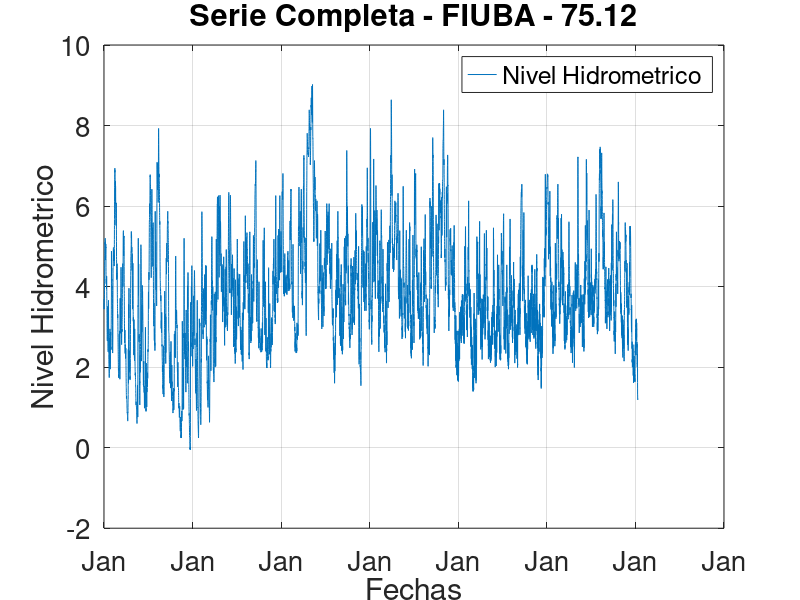
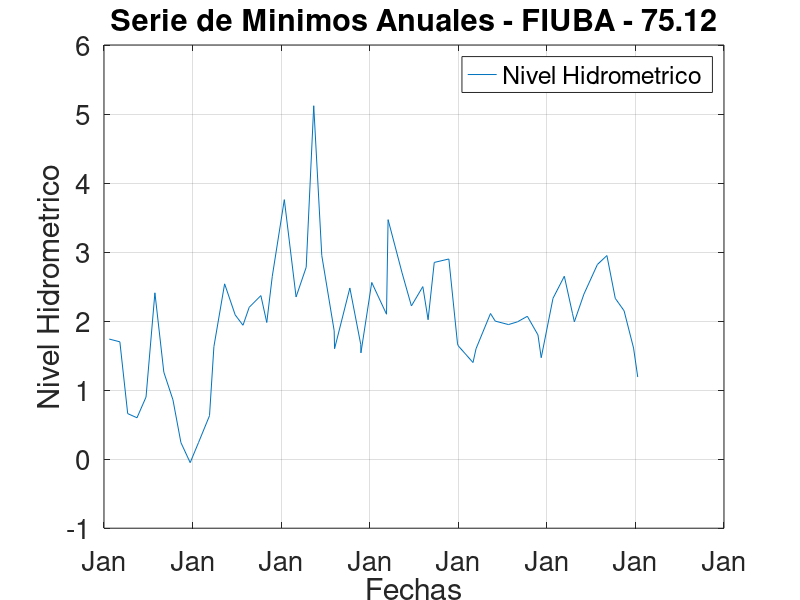
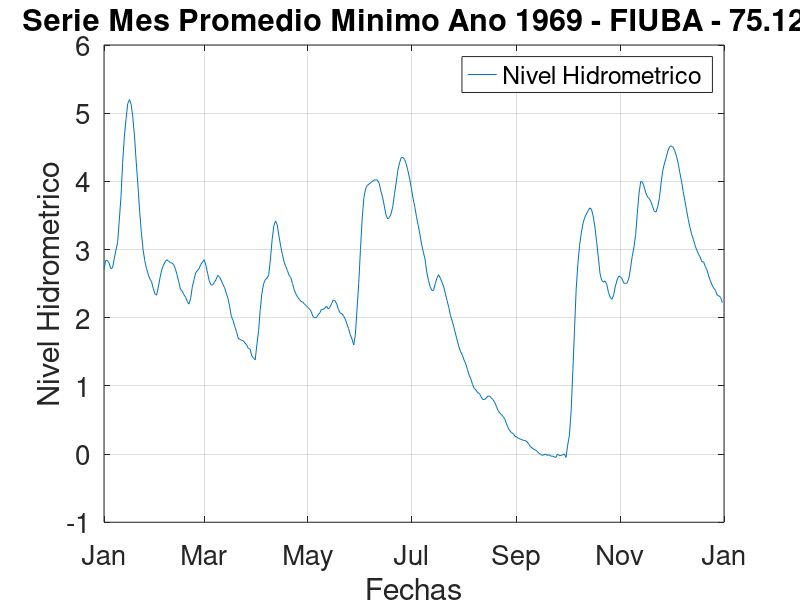

The MATLAB source for these figures, in order:
close all
clear all

% Leemos datos del archivo
datos = load('Corrientes_1960-2020.dat');

%-------------------------------FUNCIONES--------------------------------------%

% vectorFechas: es un vector con fechas
% vectorNivelesHidrometricos: es un vector con los niveles hidrometricos
% titulo: es el titulo que va a tener el grafico
%
% Hace el grafico
function resultado = graficar(vectorFechas, vectorNivelesHidrometricos, titulo)
  % Lista de elementos a graficar
  legend_list = {"Nivel Hidrometrico"};
  
  % Graficador
  plot(vectorFechas, vectorNivelesHidrometricos, '-');
  
  datetick(gca,3);

  legend(legend_list);
  
  % Título
  title(titulo);

  % Rótulos de ejes
  xlabel("Fechas",'fontsize',10)
  ylabel("Nivel Hidrometrico",'fontsize',14)
  
  % Grilla
  grid

  % Tamaño de letra de los n
  set(gca,'fontsize',20); % sets font of numbers on axes
  
  print -djpg serie_mes_promedio_minimo_1969.jpg
endfunction

% datos: matriz con los datos tal cual los cargamos desde el inicio del programa
%
% Devuelve un vector con las fechas transformadas de manera que pueda ser ploteada
function resultado = convertirFechas(datos)
  vectorFechas = [];
  
  for i=1:rows(datos)
    anio = datos(i,3);
    mes = datos(i,2);
    dia = datos(i,1);
    
    vectorFechas(i,1) = datenum(anio,mes,dia);
  endfor
  resultado = vectorFechas;
endfunction

% datos: matriz con los datos tal cual los cargamos desde el inicio del programa
%
% Devuelve una matriz que tiene la misma cantidad de columnas que "datos"
% Ademas, tambien mantiene el formato donde las columnas son dia mes anio nivel-hidrometrico
function resultado = minimos_anuales(datos)
  matrizMinimosAnuales = [];
  dimension = rows(datos);
  i = 1;
  j = 1;
  
  while i <= dimension
    anio = datos(i,3);
    mes = datos(i,2);
    dia = datos(i,1);
    minimo_anual = datos(i,4);

    % Busco el minimo del año
    while i <= dimension && datos(i,3) == anio
      if(datos(i,4) < minimo_anual)
        dia = datos(i,1);
        mes = datos(i,2);
        minimo_anual = datos(i,4);
      endif
      i = i + 1;
    endwhile
    
    matrizMinimosAnuales(j,:) = [dia, mes, anio, minimo_anual];
    j = j + 1;
  endwhile
  resultado = matrizMinimosAnuales;
endfunction

function resultado = minimos_mensuales(datos)
  matrizPromediosMensuales = [];
  dimension = rows(datos);
  i = 1;
  j = 1;

  while i <= dimension
    suma = 0;
    promedio = 0;
    contadorDeDiasSumados = 0;
    
    anio = datos(i,3);
    mes = datos(i,2);

    % Sumo todos los valores del mes
    while i <= dimension && datos(i,2) == mes
      suma = suma + datos(i,4);
      contadorDeDiasSumados = contadorDeDiasSumados + 1;
      i = i + 1;
    endwhile
    promedio = suma/contadorDeDiasSumados;
    
    % Termina el programa cuando llego a feb 2020 ya esta incompleto este mes.
    if anio == 2020 && mes == 4
      break;
    endif
    
    matrizPromediosMensuales(j,:) = [0, mes, anio, promedio];
    j = j + 1;
  endwhile
  
  resultado = matrizPromediosMensuales;
endfunction

% Devuelve un vector con datos del mes que tiene en promedio el menor nivel hidrometrico
function resultado = obtener_mes_minimo_promedio(datos)
  dimension = rows(datos);
  minimo = datos(1,4)
  vectorConMinimo = datos(1,:);
  i = 1;
  
  while i <= dimension    
    if datos(i,4) < minimo
      minimo = datos(i,4);
      vectorConMinimo = datos(i,:);
    endif
  
  i = i + 1;
  endwhile
  
  resultado = vectorConMinimo;
endfunction

% Devuelve matriz con el rango del periodo especificado
function resultado = recortar_periodo(datos,desdeAnio,hastaAnio)
  nuevosDatos = [];
  j = 1;
  
  for i=1:rows(datos)
    if (datos(i,3) >= desdeAnio) && (datos(i,3) <= hastaAnio)
      nuevosDatos(j,:) = datos(i,:);
      j = j + 1;
    endif
  endfor
  
  resultado = nuevosDatos;
endfunction

% Ordena la matriz por niveles hidrometricos de menor a mayor
function s = bubblesort(v)
  itemCount = length(v);
  do
    hasChanged = false;
    itemCount--;
    for i = 1:itemCount
      if ( v(i,4) > v(i+1,4) )
        aux = v(i,:);
        v(i,:) = v(i+1,:);
        v(i+1,:) = aux;
        hasChanged = true;
      endif
     endfor
  until(hasChanged == false)
  s = v;
endfunction

%-------------------------------FIN DE FUNCIONES-------------------------------%

% Punto a del ejercicio
vectorFechas = convertirFechas(datos);
graficar(vectorFechas, datos(:,4), "Serie Completa - FIUBA - 75.12");

% Punto b del ejercicio
matrizMinimosAnuales = minimos_anuales(datos);
vectorFechas = convertirFechas(matrizMinimosAnuales);
graficar(vectorFechas,matrizMinimosAnuales(:,4),"Serie de Minimos Anuales - FIUBA - 75.12");

% Punto c del ejercicio
matrizPromediosMensuales = minimos_mensuales(datos);

% El mes es Septiembre del año 1969 y el valor del promedio es 0.05699999999999997
vectorMesMinimo = obtener_mes_minimo_promedio(matrizPromediosMensuales);

periodoRecortado = recortar_periodo(datos,1969,1969); 
vectorFechas = convertirFechas(periodoRecortado);
graficar(vectorFechas,periodoRecortado(:,4),"Serie Mes Promedio Minimo Ano 1969 - FIUBA - 75.12");

% Punto d del ejercicio
matrizMinimosAnuales = minimos_anuales(datos);
nuevoPeriodo = recortar_periodo(matrizMinimosAnuales, 1975,2020);

% No se pide graficar en el punto d, asi que esto no es necesario hacerlo.
%vectorFechas = convertirFechas(nuevoPeriodo);
%graficar(vectorFechas,nuevoPeriodo(:,4),"Serie 1975 - 2020 - FIUBA - 75.12");

periodoOrdenado = bubblesort(nuevoPeriodo); # Ordena de menor a mayor por niveles hidrometricos
dlmwrite('ranking_5_principales_bajantes.csv', periodoOrdenado); #Exportar datos como archivo .csv